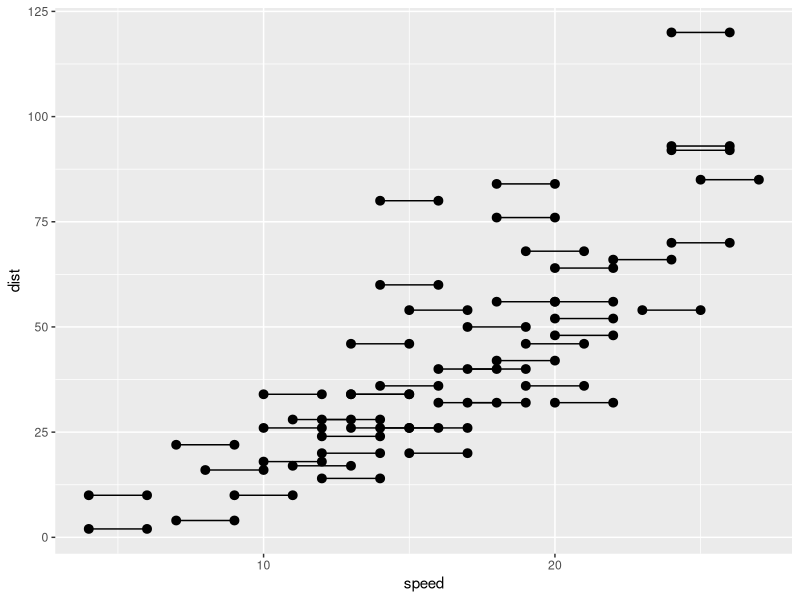
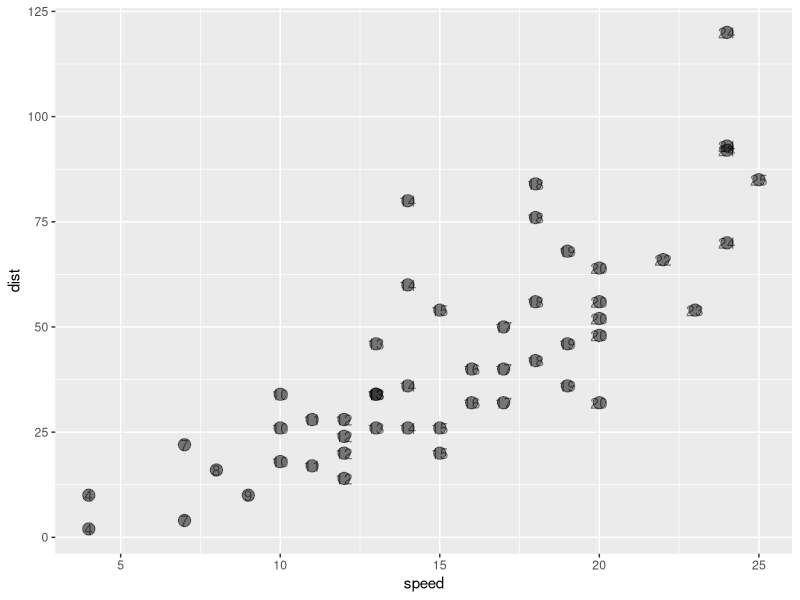

The R script that drew these images, in order: (Note: this script raises an error after producing the figures.)
## ---- chunk 1
knitr::opts_chunk$set(echo = TRUE)
options(tidyverse.quiet = TRUE)
## ---- chunk 2
library(tidyverse)

## ---- chunk 3
GeomBarbell <- ggproto("GeomBarbell", Geom,
  
  required_aes = c("x", "y", "xend", "yend"),
  
  default_aes = aes(
    colour = "black",
    linewidth = .5,
    size = 2,
    linetype = 1,
    shape = 19,
    fill = NA,
    alpha = NA,
    stroke = 1
  ),
  
  draw_panel = function(data, panel_params, coord, ...) {
    
    # Transformed data for the points
    point1 <- transform(data) 
    point2 <- transform(data, x = xend, y = yend)    
    
    # Return all three components
    grid::gList(
      GeomSegment$draw_panel(data, panel_params, coord, ...),
      GeomPoint$draw_panel(point1, panel_params, coord, ...),
      GeomPoint$draw_panel(point2, panel_params, coord, ...)
    )
  }
) 

ggplot(cars) + 
  aes(speed, dist, xend = speed + 2, yend = dist) +
  stat_identity(geom = GeomBarbell)

## ---- chunk 4
combine_geoms <- function(geom1 = GeomPoint, geom2 = GeomText){
  
GeomCombo2 <-   ggproto("GeomCombo2", Geom,
                        default_aes = modifyList(geom1$default_aes, geom2$default_aes),
                        draw_panel = function(data, panel_params, coord, ...) {
    
    grid::gList(
      geom1$draw_panel(data, panel_params, coord, ...),
      geom2$draw_panel(data, panel_params, coord, ...)
    )
  }
         )
   
GeomCombo2

 }
   


   

library(ggplot2)
ggplot(cars) + 
  aes(speed, dist, label = speed) + 
  stat_identity(geom = combine_geoms(), alpha = .5)


ggplot(mtcars) + 
  aes(x = cyl, y = disp, label = "hi") + 
  geom_pointrange(stat = )



library(ggplot2)
ggplot(cars) + 
  aes(speed, dist, label = speed) + 
  stat_identity(geom = combine_geoms(GeomPoint, GeomLabel), 
                alpha = .5,
                hjust = 1)

ggplot(cars) + 
  aes(speed, dist, label = speed) + 
  stat_identity(geom = combine_geoms(GeomPoint, GeomTile), 
                alpha = .5,
                hjust = 1)


